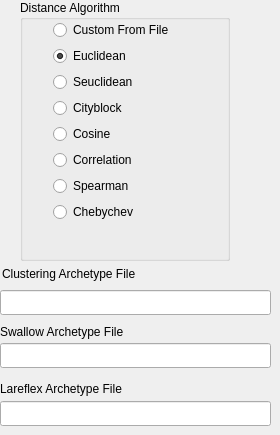
       <widget class="QFrame" name="pdistFrame">
        <property name="sizePolicy">
         <sizepolicy hsizetype="MinimumExpanding" vsizetype="Preferred">
          <horstretch>0</horstretch>
          <verstretch>0</verstretch>
         </sizepolicy>
        </property>
        <property name="frameShape">
         <enum>QFrame::NoFrame</enum>
        </property>
        <property name="frameShadow">
         <enum>QFrame::Raised</enum>
        </property>
        <widget class="QGroupBox" name="pdistBox">
         <property name="geometry">
          <rect>
           <x>20</x>
           <y>0</y>
           <width>210</width>
           <height>261</height>
          </rect>
         </property>
         <property name="sizePolicy">
          <sizepolicy hsizetype="MinimumExpanding" vsizetype="MinimumExpanding">
           <horstretch>0</horstretch>
           <verstretch>0</verstretch>
          </sizepolicy>
         </property>
         <property name="minimumSize">
          <size>
           <width>0</width>
           <height>261</height>
          </size>
         </property>
         <property name="maximumSize">
          <size>
           <width>16777215</width>
           <height>16777215</height>
          </size>
         </property>
         <property name="autoFillBackground">
          <bool>false</bool>
         </property>
         <property name="title">
          <string>Distance Algorithm</string>
         </property>
         <property name="flat">
          <bool>false</bool>
         </property>
         <widget class="QWidget" name="verticalLayoutWidget9">
          <property name="geometry">
           <rect>
            <x>33</x>
            <y>20</y>
            <width>151</width>
            <height>234</height>
           </rect>
          </property>
          <layout class="QVBoxLayout" name="pdistLayout">
           <item>
            <widget class="QRadioButton" name="pdistFromFile">
             <property name="toolTip">
              <string>&lt;html&gt;&lt;head/&gt;&lt;body&gt;&lt;p&gt;Use custom distance metric in the .cth file. This is a modified Euclidean distance. We caculate the mean firing rate (MR) for each CTH. We also calcuate the scaled standard error (SSE) for each CTH. The distance in N space between each n-dimensional coordinate is the difference between the MR values divided by the square root of the sum of the squares of the SSE for each bin. Large variances in the firing rates of some bins have the tendency to move CTHs that might be considered &amp;quot;the same&amp;quot; to be moved away from each other. The idea is to reduce the influence of these large variances. This is the code that does this. &lt;/p&gt;&lt;p&gt;size is the number of CTHs.&lt;/p&gt;&lt;p&gt;summary is a matrix of the mean rate and scaled standard error for each bin for each CTH.&lt;/p&gt;&lt;p&gt;dist is the distance matrix which has been initialized to zero.&lt;/p&gt;&lt;p&gt;&lt;span style=&quot; font-family:'monospace';&quot;&gt;for (row0 = 0; row0 &amp;lt; size-1; ++row0)&lt;/span&gt;&lt;/p&gt;&lt;p&gt;{&lt;/p&gt;&lt;p&gt;for (row1 = row0+1; row1 &amp;lt; size; ++row1)&lt;/p&gt;&lt;p&gt;{&lt;/p&gt;&lt;p&gt;sumsqr = 0;&lt;/p&gt;&lt;p&gt;for (idx=0; idx &amp;lt; total_bins; idx++)&lt;/p&gt;&lt;p&gt;{&lt;/p&gt;&lt;p&gt;mean_rate0 = summary[row0][idx].mean_rate;&lt;/p&gt;&lt;p&gt;sserr0 = summary[row0][idx].sserr;&lt;/p&gt;&lt;p&gt;mean_rate1 = summary[row1][idx].mean_rate;&lt;/p&gt;&lt;p&gt;sserr1 = summary[row1][idx].sserr;&lt;/p&gt;&lt;p&gt;i f (sserr0 == 0 &amp;amp;&amp;amp; sserr1 == 0)&lt;/p&gt;&lt;p&gt;continue;&lt;/p&gt;&lt;p&gt;// our distance metric&lt;/p&gt;&lt;p&gt;subd = (mean_rate0 - mean_rate1) / sqrt(sserr0*sserr0 + sserr1*sserr1);&lt;/p&gt;&lt;p&gt;// this is what we would do for simple euclidean distance:&lt;/p&gt;&lt;p&gt;// subd = (mean_rate0 - mean_rate1);&lt;/p&gt;&lt;p&gt;sumsqr += subd*subd;&lt;/p&gt;&lt;p&gt;}&lt;/p&gt;&lt;p&gt;d = sqrt(sumsqr);&lt;/p&gt;&lt;p&gt;dist(row0,row1) = d; // add to symmetric matrix&lt;/p&gt;&lt;p&gt;dist(row1,row0) = d;&lt;/p&gt;&lt;p&gt;}&lt;/p&gt;&lt;p&gt;&lt;br/&gt;&lt;/p&gt;&lt;p&gt;&lt;br/&gt;&lt;/p&gt;&lt;/body&gt;&lt;/html&gt;</string>
             </property>
             <property name="text">
              <string>Custom From File</string>
             </property>
             <property name="checked">
              <bool>false</bool>
             </property>
             <attribute name="buttonGroup">
              <string notr="true">pdistButtonGroup</string>
             </attribute>
            </widget>
           </item>
           <item>
            <widget class="QRadioButton" name="pdistEuclidean">
             <property name="toolTip">
              <string>&lt;html&gt;&lt;head/&gt;&lt;body&gt;Euclidian distance formula.</string>
             </property>
             <property name="text">
              <string>Euclidean</string>
             </property>
             <property name="checked">
              <bool>true</bool>
             </property>
             <attribute name="buttonGroup">
              <string notr="true">pdistButtonGroup</string>
             </attribute>
            </widget>
           </item>
           <item>
            <widget class="QRadioButton" name="pdistSeuclidean">
             <property name="toolTip">
              <string>&lt;html&gt;&lt;head/&gt;&lt;body&gt; Standardized Euclidean distance.  Each coordinate in the sum of squares is inverse weighted by the sample variance of that coordinate.</string>
             </property>
             <property name="text">
              <string>Seuclidean</string>
             </property>
             <attribute name="buttonGroup">
              <string notr="true">pdistButtonGroup</string>
             </attribute>
            </widget>
           </item>
           <item>
            <widget class="QRadioButton" name="pdistCityblock">
             <property name="toolTip">
              <string>&lt;html&gt;&lt;head/&gt;&lt;body&gt;The cityblock distance between two vectors in an n-dimensional real vector space with fixed Cartesian coordinate system is the sum of the lengths of the projections of the line segment between the points onto the coordinate axes.  Also know as the taxicab or Manhattan distance.</string>
             </property>
             <property name="text">
              <string>Cityblock</string>
             </property>
             <attribute name="buttonGroup">
              <string notr="true">pdistButtonGroup</string>
             </attribute>
            </widget>
           </item>
           <item>
            <widget class="QRadioButton" name="pdistCosine">
             <property name="toolTip">
              <string>&lt;html&gt;&lt;head/&gt;&lt;body&gt; One minus the cosine of the included angle between rows, seen as vectors.</string>
             </property>
             <property name="text">
              <string>Cosine</string>
             </property>
             <attribute name="buttonGroup">
              <string notr="true">pdistButtonGroup</string>
             </attribute>
            </widget>
           </item>
           <item>
            <widget class="QRadioButton" name="pdistCorrelation">
             <property name="toolTip">
              <string>&lt;html&gt;&lt;head/&gt;&lt;body&gt;One minus the sample correlation between points (treated as sequences of values)</string>
             </property>
             <property name="text">
              <string>Correlation</string>
             </property>
             <attribute name="buttonGroup">
              <string notr="true">pdistButtonGroup</string>
             </attribute>
            </widget>
           </item>
           <item>
            <widget class="QRadioButton" name="pdistSpearman">
             <property name="toolTip">
              <string>&lt;html&gt;&lt;head/&gt;&lt;body&gt;One minus the sample Spearman's rank correlation between observations, treated as sequences of values.  The sequences are ranked separately and the differences in rank are calculated at each position</string>
             </property>
             <property name="text">
              <string>Spearman</string>
             </property>
             <attribute name="buttonGroup">
              <string notr="true">pdistButtonGroup</string>
             </attribute>
            </widget>
           </item>
           <item>
            <widget class="QRadioButton" name="pdistChebychev">
             <property name="toolTip">
              <string>&lt;html&gt;&lt;head/&gt;&lt;body&gt; Chebyshev distance is a metric defined on a vector space where the distance between two vectors is the greatest of their differences along any coordinate dimension.</string>
             </property>
             <property name="text">
              <string>Chebychev</string>
             </property>
             <attribute name="buttonGroup">
              <string notr="true">pdistButtonGroup</string>
             </attribute>
            </widget>
           </item>
           <item>
            <spacer name="verticalSpacer">
             <property name="orientation">
              <enum>Qt::Vertical</enum>
             </property>
             <property name="sizeHint" stdset="0">
              <size>
               <width>20</width>
               <height>40</height>
              </size>
             </property>
            </spacer>
           </item>
          </layout>
         </widget>
        </widget>
        <widget class="cthGuiDropEdit" name="swallowName">
         <property name="geometry">
          <rect>
           <x>0</x>
           <y>343</y>
           <width>271</width>
           <height>25</height>
          </rect>
         </property>
         <property name="toolTip">
          <string>&lt;html&gt;&lt;head/&gt;&lt;body&gt;&lt;p&gt;Drag a swallow archetype file name from the Archetype list.&lt;/p&gt;&lt;/body&gt;&lt;/html&gt;</string>
         </property>
         <property name="dragEnabled">
          <bool>false</bool>
         </property>
         <property name="readOnly">
          <bool>true</bool>
         </property>
         <property name="clearButtonEnabled">
          <bool>true</bool>
         </property>
        </widget>
        <widget class="QLabel" name="centroidLabel">
         <property name="geometry">
          <rect>
           <x>2</x>
           <y>266</y>
           <width>211</width>
           <height>17</height>
          </rect>
         </property>
         <property name="toolTip">
          <string>&lt;html&gt;&lt;head/&gt;&lt;body&gt;&lt;p&gt;Use this to pick .arch files. These contain CTHs that serve as archetypes that are are used as cluster centers for clustering the points in .cth files.&lt;/p&gt;&lt;p&gt;Use the Cluster Using Archetypes button to cluster using the CTH types.&lt;/p&gt;&lt;/body&gt;&lt;/html&gt;
</string>
         </property>
         <property name="text">
          <string>&lt;html&gt;&lt;head/&gt;&lt;body&gt;&lt;p&gt;Clustering Archetype File&lt;/p&gt;&lt;/body&gt;&lt;/html&gt;</string>
         </property>
        </widget>
        <widget class="QLabel" name="swallowArchLabel">
         <property name="geometry">
          <rect>
           <x>0</x>
           <y>324</y>
           <width>221</width>
           <height>17</height>
          </rect>
         </property>
         <property name="text">
          <string>&lt;html&gt;&lt;head/&gt;&lt;body&gt;&lt;p&gt;Swallow Archetype File&lt;/p&gt;&lt;/body&gt;&lt;/html&gt;</string>
         </property>
        </widget>
        <widget class="cthGuiDropEdit" name="lareflexName">
         <property name="geometry">
          <rect>
           <x>0</x>
           <y>401</y>
           <width>271</width>
           <height>25</height>
          </rect>
         </property>
         <property name="toolTip">
          <string>&lt;html&gt;&lt;head/&gt;&lt;body&gt;&lt;p&gt;Drag a lareflex archetype file name from the Archetype list.&lt;/p&gt;&lt;/body&gt;&lt;/html&gt;</string>
         </property>
         <property name="dragEnabled">
          <bool>false</bool>
         </property>
         <property name="readOnly">
          <bool>true</bool>
         </property>
         <property name="clearButtonEnabled">
          <bool>true</bool>
         </property>
        </widget>
        <widget class="QLabel" name="lareflexArchLabel">
         <property name="geometry">
          <rect>
           <x>0</x>
           <y>381</y>
           <width>221</width>
           <height>17</height>
          </rect>
         </property>
         <property name="text">
          <string>&lt;html&gt;&lt;head/&gt;&lt;body&gt;&lt;p&gt;Lareflex Archetype File&lt;/p&gt;&lt;/body&gt;&lt;/html&gt;</string>
         </property>
        </widget>
        <widget class="cthGuiDropEdit" name="archetypeName">
         <property name="geometry">
          <rect>
           <x>0</x>
           <y>290</y>
           <width>271</width>
           <height>25</height>
          </rect>
         </property>
         <property name="toolTip">
          <string>&lt;html&gt;&lt;head/&gt;&lt;body&gt;&lt;p&gt;Drag an archetype file name from the archetype file list.&lt;/p&gt;&lt;/body&gt;&lt;/html&gt;</string>
         </property>
         <property name="dragEnabled">
          <bool>false</bool>
         </property>
         <property name="readOnly">
          <bool>true</bool>
         </property>
         <property name="clearButtonEnabled">
          <bool>true</bool>
         </property>
        </widget>
       </widget>
